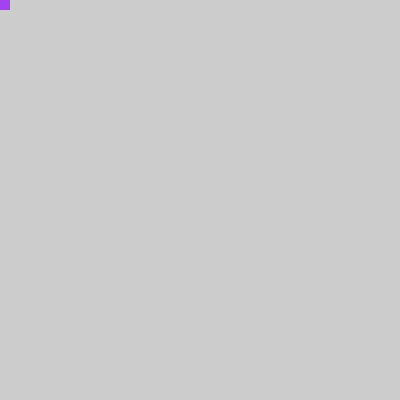
Frame 1 (no input)
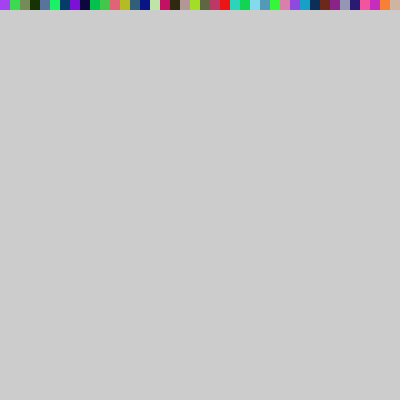
Frame 60 (the mouse pressed at the canvas centre just before this capture)
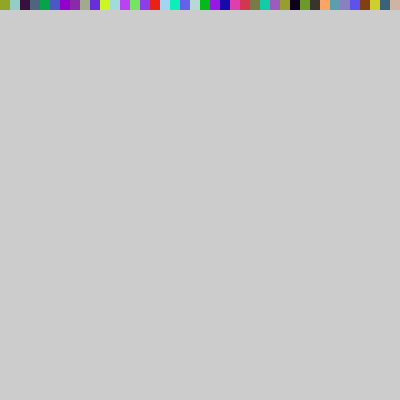
Frame 120 (the mouse held since frame 60 and released just before this capture)

The Processing sketch that drew these frames (run headless with seeded random() and noise(); from frame 60 on, the mouse is pressed at the canvas centre):

// Processing sketch: in4080_20231024
// ── in4080_20231024.pde

void setup() {
  size(400, 400);
  noStroke();
  frameRate(120);
}

int x = 0;
int y = 0;
final int s = 10;
void draw() {
  if (y > height) {
    y = 0;
  }
  fill(random(255), random(255), random(255));
  rect(x, y, s, s);

  y = x >= width ? y + s : y;
  x = y > height ? 0 : x + s;
}
